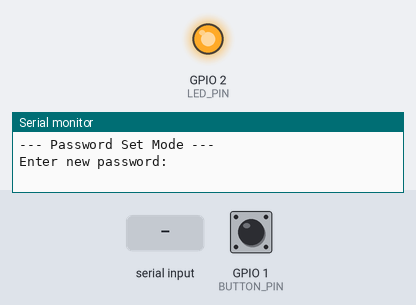
Bench run of a sketch on a simulated ESP32. Shown: output pins drawn as LEDs (lit = HIGH), the last lines printed to the serial monitor. Inputs (shaded band) come from the test bench; at power-on: GPIO 1 (BUTTON_PIN) LOW. EEPROM starts erased; USB keyboard and mouse output is not drawn. At 9.3 s the program restarts the board; the recording ends there.

Above: at 0.8 s.
0.9 s: "1\n" received over Serial
At 3.1 s:
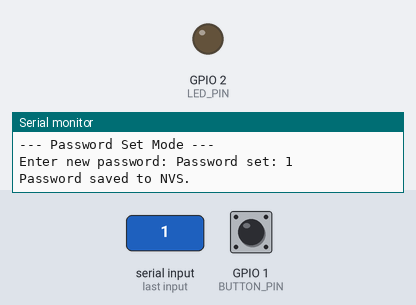
3.4 s: GPIO 1 (BUTTON_PIN) pulled HIGH for 0.15 s
5.0 s: GPIO 1 (BUTTON_PIN) pulsed HIGH 2 times (0.12 s each, 0.3 s apart)
7.1 s: GPIO 1 (BUTTON_PIN) pulled HIGH for 3.2 s
Timing chart, 0 to 9.3 s (numbered marks = the images above; inputs shaded):
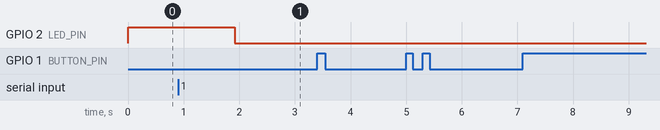

Measured:
- after the input at 0.9 s, GPIO 2 (LED_PIN): HIGH → LOW after 1.0 s

The sketch:

BLE-Button-login.ino
```cpp
/*
  BLE-Button-login for Windows
  BLE keyboard device for automatic password input by button operation

  - Single click: No action
  - Double click: Send Ctrl key, then send password stored in NVS and Enter
  - Long press (3 seconds or more): Enter password reset mode via serial monitor (NVS update)
  - DeepSleep after 10 seconds of inactivity
  - Built-in LED indicates status
  - Password is stored in NVS using Preferences library

*/

#include <Arduino.h>
#include <BleKeyboard.h>
#include "esp_sleep.h"
#include <Preferences.h>

BleKeyboard bleKeyboard("ESP32BLEButton", "nori-dev-akg", 100);

const int BUTTON_PIN = GPIO_NUM_1; // GPIO1
const int LED_PIN = LED_BUILTIN;  // Built-in LED
const int SLEEP_TIMEOUT = 10;      // DeepSleep timeout (seconds)
const int WAIT_LOGIN = 2000;      // Wait time for login screen (ms)
const int LONG_PRESS_DURATION = 3000; // Long press duration (ms)
const int CONNECT_TIMEOUT = 30;   // Connection timeout (seconds)

unsigned long lastButtonTime = 0;
char pass[32] = ""; // Password buffer

Preferences prefs;
void setPassword();
void clearNVS();
void gotoSleep();

void setup() {

  Serial.begin(115200);
  Serial.println("--------------------------");

  pinMode(BUTTON_PIN, INPUT); // Use pulldown if needed
  pinMode(LED_PIN, OUTPUT);  // Set LED pin as output
  digitalWrite(LED_PIN, HIGH); // Turn off built-in LED

  bleKeyboard.begin(); // Start BLE keyboard
  Serial.print("BLE Keyboard started. Waiting for connection...");
  unsigned long startTime = millis();
  while (!bleKeyboard.isConnected()) {
    if (millis() - startTime > CONNECT_TIMEOUT * 1000) {
      Serial.println("Connection timeout. Please try again.");
      gotoSleep();
      return;
    }
    digitalWrite(LED_PIN, LOW);
    delay(100);
    digitalWrite(LED_PIN, HIGH);
    delay(100);
    Serial.print(".");
  }
  Serial.println("connected!");

  prefs.begin("ble-login", false); // Start NVS

  // Check if password is saved in NVS
  if (prefs.isKey("password")) {
    prefs.getString("password", pass, sizeof(pass));
    //Serial.print("Password loaded from NVS: ");
    //Serial.println(pass);
  } else {
    // Password input
    setPassword();
  }


  lastButtonTime = millis();
}

void loop() {
  static int pressCount = 0;
  static unsigned long lastPressTime = 0;
  static bool wasPressed = false;
  static unsigned long pressStartTime = 0;
  bool isPressed = digitalRead(BUTTON_PIN) == HIGH;
  bool isConnected = bleKeyboard.isConnected();

  digitalWrite(LED_PIN, isConnected ? LOW : HIGH); // Turn on LED if connected

  // Long press detection (3 seconds or more)
  if (isPressed && !wasPressed) {
    pressStartTime = millis();
  }
  if (pressStartTime > 0 && wasPressed) {
    if (millis() - pressStartTime > LONG_PRESS_DURATION) {
      clearNVS(); // Clear NVS & rebboot
      delay(1000);
      ESP.restart();
    }
  }

  // Reset timer when button is pressed
  if (isPressed) {
    lastButtonTime = millis();
  }

  if (isPressed && !wasPressed && isConnected) {
    Serial.println("Pressed");
    unsigned long now = millis();
    if (now - lastPressTime < 500) { // Double click detection within 500ms
      pressCount++;
    } else {
      pressCount = 1;
      delay(100); // Debounce
    }
    lastPressTime = now;

    if (pressCount == 2) {
      Serial.println("Double Pressed");
      // On double click, send Ctrl key
      bleKeyboard.press(KEY_LEFT_CTRL);
      delay(100);
      bleKeyboard.releaseAll();
      delay(WAIT_LOGIN); // Wait for login screen

      bleKeyboard.write((const uint8_t*)pass, strlen(pass)); // Send password
      bleKeyboard.write(KEY_RETURN);

      pressCount = 0; // Reset count
    }
  }
  wasPressed = isPressed;

  // DeepSleep after 10 seconds of inactivity (only if not connected to PC)
  if (!Serial && (millis() - lastButtonTime > SLEEP_TIMEOUT * 1000)) {
    gotoSleep();
  }

  delay(10);
}

void setPassword() {
  if (!Serial) return; // Do nothing if serial port is not open

  Serial.println("\n--- Password Set Mode ---");
  Serial.print("Enter new password: ");
  char newPass[32] = "";
  while (Serial.available()) Serial.read(); // Clear buffer
  while (strlen(newPass) == 0) {
    if (Serial.available()) {
      size_t len = Serial.readBytesUntil('\n', newPass, sizeof(newPass) - 1);
      newPass[len] = '\0';
      Serial.print("Password set: ");
      Serial.println(newPass);
      prefs.putString("password", newPass); // Save to NVS
      Serial.println("Password saved to NVS.");
      strncpy(pass, newPass, sizeof(pass)); // Update current buffer
    }
    delay(10);
  }
  delay(1000); // Prevent accidental operation
}

void clearNVS() {
  prefs.begin("ble-login", false);
  prefs.clear();
  prefs.end();
  Serial.println("NVS memory cleared.");
}

void gotoSleep() {
  Serial.println("Going to sleep...");
  bleKeyboard.end(); // End BLE connection
  digitalWrite(LED_PIN, HIGH); // Turn off LED
  delay(500);

  esp_sleep_enable_ext1_wakeup(1ULL << BUTTON_PIN, ESP_EXT1_WAKEUP_ANY_HIGH); // Wakeup on HIGH
  esp_deep_sleep_start(); // Start deep sleep
}
```
